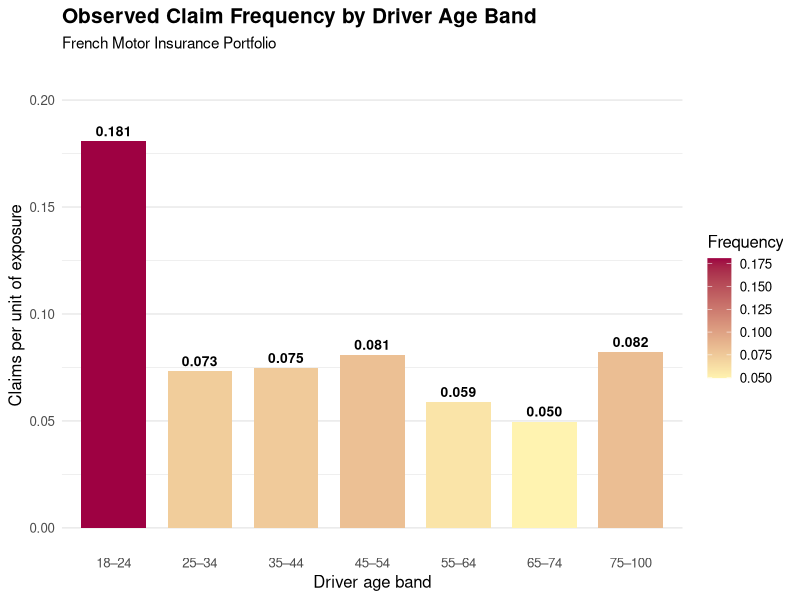
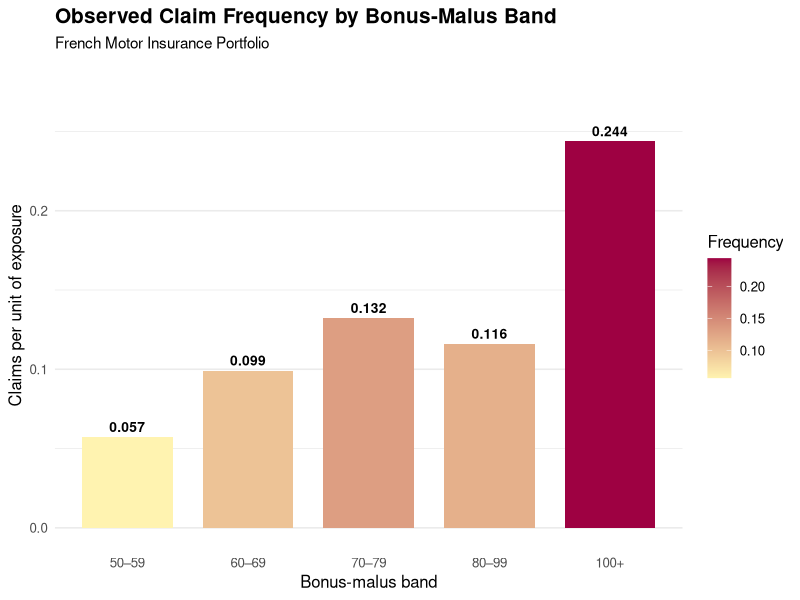

These figures' R source, in order:
## ---- chunk 1
#| label: load-data
#| message: false
#| warning: false

library(readr)
library(dplyr)
library(ggplot2)

insurance <- read_csv("freMTPL2freq-sample.csv")

rows <- nrow(insurance)
columns <- ncol(insurance)

cat(
  "The analysis dataset contains",
  format(rows, big.mark = ","),
  "policies and",
  columns,
  "variables."
)

head(insurance)
## ---- chunk 2
#| label: driver-age-summary

insurance <- insurance |>
  mutate(
    DriverAgeBand = cut(
      DrivAge,
      breaks = c(17, 24, 34, 44, 54, 64, 74, 100),
      labels = c(
        "18–24", "25–34", "35–44", "45–54",
        "55–64", "65–74", "75–100"
      )
    )
  )

age_summary <- insurance |>
  group_by(DriverAgeBand) |>
  summarise(
    Policies = n(),
    Claims = sum(ClaimNb),
    Exposure = sum(Exposure),
    ObservedFrequency = Claims / Exposure,
    .groups = "drop"
  )

age_summary
## ---- chunk 3
#| label: bonus-malus-summary

insurance <- insurance |>
  mutate(
    BonusMalusBand = cut(
      BonusMalus,
      breaks = c(49, 59, 69, 79, 99, Inf),
      labels = c(
        "50–59", "60–69", "70–79", "80–99", "100+"
      )
    )
  )

bonus_summary <- insurance |>
  group_by(BonusMalusBand) |>
  summarise(
    Policies = n(),
    Claims = sum(ClaimNb),
    Exposure = sum(Exposure),
    ObservedFrequency = Claims / Exposure,
    .groups = "drop"
  )

bonus_summary
## ---- chunk 4
#| label: fig-driver-age-frequency-r
#| fig-cap: "Observed claim frequency by driver age band in a French motor insurance portfolio."
#| warning: false
#| message: false
#| echo: false

age_plot <- ggplot(
  age_summary,
  aes(x = DriverAgeBand, y = ObservedFrequency, fill = ObservedFrequency)
) +
  geom_col(width = 0.75) +
  geom_text(
    aes(label = sprintf("%.3f", ObservedFrequency)),
    vjust = -0.5,
    size = 3.5,
    fontface = "bold"
  ) +
  scale_fill_gradient(
    low = "#FFF3B0",
    high = "#9E0142"
  ) +
  labs(
    title = "Observed Claim Frequency by Driver Age Band",
    subtitle = "French Motor Insurance Portfolio",
    x = "Driver age band",
    y = "Claims per unit of exposure",
    fill = "Frequency"
  ) +
  theme_minimal(base_size = 12) +
  theme(
    legend.position = "right",
    panel.grid.major.x = element_blank(),
    plot.title = element_text(face = "bold", size = 15),
    plot.subtitle = element_text(size = 11)
  ) +
  expand_limits(y = max(age_summary$ObservedFrequency) * 1.15)

age_plot
## ---- chunk 5
#| label: fig-bonus-malus-frequency-r
#| fig-cap: "Observed claim frequency by bonus-malus band in a French motor insurance portfolio."
#| warning: false
#| message: false
#| echo: false
bonus_plot <- ggplot(
  bonus_summary,
  aes(x = BonusMalusBand, y = ObservedFrequency, fill = ObservedFrequency)
) +
  geom_col(width = 0.75) +
  geom_text(
    aes(label = sprintf("%.3f", ObservedFrequency)),
    vjust = -0.5,
    size = 3.5,
    fontface = "bold"
  ) +
  scale_fill_gradient(
    low = "#FFF3B0",
    high = "#9E0142"
  ) +
  labs(
    title = "Observed Claim Frequency by Bonus-Malus Band",
    subtitle = "French Motor Insurance Portfolio",
    x = "Bonus-malus band",
    y = "Claims per unit of exposure",
    fill = "Frequency"
  ) +
  theme_minimal(base_size = 12) +
  theme(
    legend.position = "right",
    panel.grid.major.x = element_blank(),
    plot.title = element_text(face = "bold", size = 15),
    plot.subtitle = element_text(size = 11)
  ) +
  expand_limits(y = max(bonus_summary$ObservedFrequency) * 1.15)

bonus_plot
